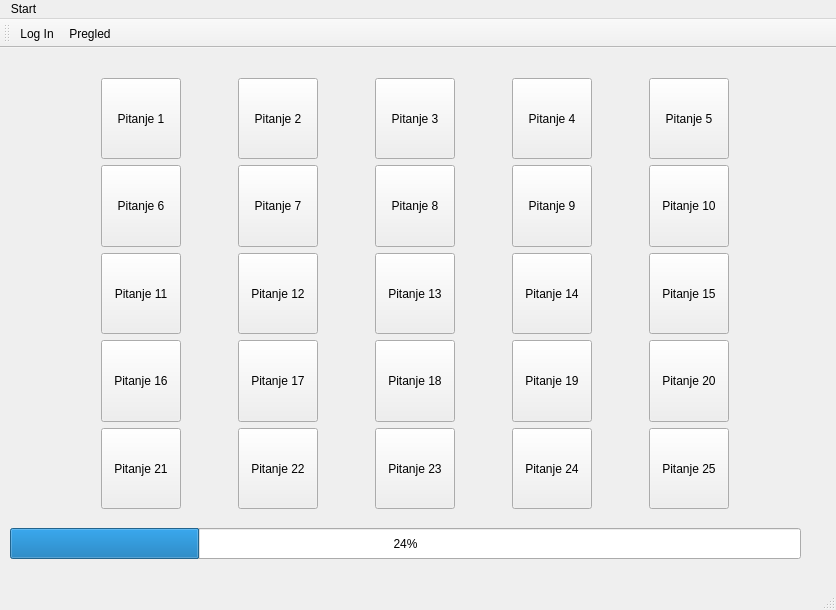
<?xml version="1.0" encoding="UTF-8"?>
<ui version="4.0">
 <class>MainWindow</class>
 <widget class="QMainWindow" name="MainWindow">
  <property name="geometry">
   <rect>
    <x>0</x>
    <y>0</y>
    <width>836</width>
    <height>610</height>
   </rect>
  </property>
  <property name="windowTitle">
   <string>MainWindow</string>
  </property>
  <widget class="QWidget" name="centralwidget">
   <widget class="QWidget" name="gridLayoutWidget">
    <property name="geometry">
     <rect>
      <x>50</x>
      <y>30</y>
      <width>731</width>
      <height>431</height>
     </rect>
    </property>
    <property name="sizePolicy">
     <sizepolicy hsizetype="Maximum" vsizetype="Preferred">
      <horstretch>0</horstretch>
      <verstretch>0</verstretch>
     </sizepolicy>
    </property>
    <layout class="QGridLayout" name="gridLayout">
     <property name="sizeConstraint">
      <enum>QLayout::SetDefaultConstraint</enum>
     </property>
     <item row="2" column="0">
      <widget class="QPushButton" name="pushButton_11">
       <property name="sizePolicy">
        <sizepolicy hsizetype="Maximum" vsizetype="Preferred">
         <horstretch>0</horstretch>
         <verstretch>0</verstretch>
        </sizepolicy>
       </property>
       <property name="text">
        <string>Pitanje 11</string>
       </property>
      </widget>
     </item>
     <item row="0" column="2">
      <widget class="QPushButton" name="pushButton_3">
       <property name="sizePolicy">
        <sizepolicy hsizetype="Maximum" vsizetype="Preferred">
         <horstretch>0</horstretch>
         <verstretch>0</verstretch>
        </sizepolicy>
       </property>
       <property name="text">
        <string>Pitanje 3</string>
       </property>
      </widget>
     </item>
     <item row="1" column="2">
      <widget class="QPushButton" name="pushButton_8">
       <property name="sizePolicy">
        <sizepolicy hsizetype="Maximum" vsizetype="Preferred">
         <horstretch>0</horstretch>
         <verstretch>0</verstretch>
        </sizepolicy>
       </property>
       <property name="text">
        <string>Pitanje 8</string>
       </property>
      </widget>
     </item>
     <item row="1" column="1">
      <widget class="QPushButton" name="pushButton_7">
       <property name="sizePolicy">
        <sizepolicy hsizetype="Maximum" vsizetype="Preferred">
         <horstretch>0</horstretch>
         <verstretch>0</verstretch>
        </sizepolicy>
       </property>
       <property name="text">
        <string>Pitanje 7</string>
       </property>
      </widget>
     </item>
     <item row="1" column="4">
      <widget class="QPushButton" name="pushButton_10">
       <property name="sizePolicy">
        <sizepolicy hsizetype="Maximum" vsizetype="Preferred">
         <horstretch>0</horstretch>
         <verstretch>0</verstretch>
        </sizepolicy>
       </property>
       <property name="text">
        <string>Pitanje 10</string>
       </property>
      </widget>
     </item>
     <item row="1" column="0">
      <widget class="QPushButton" name="pushButton_6">
       <property name="sizePolicy">
        <sizepolicy hsizetype="Maximum" vsizetype="Preferred">
         <horstretch>0</horstretch>
         <verstretch>0</verstretch>
        </sizepolicy>
       </property>
       <property name="text">
        <string>Pitanje 6</string>
       </property>
      </widget>
     </item>
     <item row="0" column="0">
      <widget class="QPushButton" name="pushButton_1">
       <property name="sizePolicy">
        <sizepolicy hsizetype="Maximum" vsizetype="Preferred">
         <horstretch>0</horstretch>
         <verstretch>0</verstretch>
        </sizepolicy>
       </property>
       <property name="text">
        <string>Pitanje 1</string>
       </property>
      </widget>
     </item>
     <item row="0" column="3">
      <widget class="QPushButton" name="pushButton_4">
       <property name="sizePolicy">
        <sizepolicy hsizetype="Maximum" vsizetype="Preferred">
         <horstretch>0</horstretch>
         <verstretch>0</verstretch>
        </sizepolicy>
       </property>
       <property name="text">
        <string>Pitanje 4</string>
       </property>
      </widget>
     </item>
     <item row="1" column="3">
      <widget class="QPushButton" name="pushButton_9">
       <property name="sizePolicy">
        <sizepolicy hsizetype="Maximum" vsizetype="Preferred">
         <horstretch>0</horstretch>
         <verstretch>0</verstretch>
        </sizepolicy>
       </property>
       <property name="text">
        <string>Pitanje 9</string>
       </property>
      </widget>
     </item>
     <item row="3" column="1">
      <widget class="QPushButton" name="pushButton_17">
       <property name="sizePolicy">
        <sizepolicy hsizetype="Maximum" vsizetype="Preferred">
         <horstretch>0</horstretch>
         <verstretch>0</verstretch>
        </sizepolicy>
       </property>
       <property name="text">
        <string>Pitanje 17</string>
       </property>
      </widget>
     </item>
     <item row="0" column="4">
      <widget class="QPushButton" name="pushButton_5">
       <property name="sizePolicy">
        <sizepolicy hsizetype="Maximum" vsizetype="Preferred">
         <horstretch>0</horstretch>
         <verstretch>0</verstretch>
        </sizepolicy>
       </property>
       <property name="text">
        <string>Pitanje 5</string>
       </property>
      </widget>
     </item>
     <item row="2" column="4">
      <widget class="QPushButton" name="pushButton_15">
       <property name="sizePolicy">
        <sizepolicy hsizetype="Maximum" vsizetype="Preferred">
         <horstretch>0</horstretch>
         <verstretch>0</verstretch>
        </sizepolicy>
       </property>
       <property name="text">
        <string>Pitanje 15</string>
       </property>
      </widget>
     </item>
     <item row="2" column="1">
      <widget class="QPushButton" name="pushButton_12">
       <property name="sizePolicy">
        <sizepolicy hsizetype="Maximum" vsizetype="Preferred">
         <horstretch>0</horstretch>
         <verstretch>0</verstretch>
        </sizepolicy>
       </property>
       <property name="text">
        <string>Pitanje 12</string>
       </property>
      </widget>
     </item>
     <item row="0" column="1">
      <widget class="QPushButton" name="pushButton_2">
       <property name="sizePolicy">
        <sizepolicy hsizetype="Maximum" vsizetype="Preferred">
         <horstretch>0</horstretch>
         <verstretch>0</verstretch>
        </sizepolicy>
       </property>
       <property name="text">
        <string>Pitanje 2</string>
       </property>
      </widget>
     </item>
     <item row="2" column="2">
      <widget class="QPushButton" name="pushButton_13">
       <property name="sizePolicy">
        <sizepolicy hsizetype="Maximum" vsizetype="Preferred">
         <horstretch>0</horstretch>
         <verstretch>0</verstretch>
        </sizepolicy>
       </property>
       <property name="text">
        <string>Pitanje 13</string>
       </property>
      </widget>
     </item>
     <item row="2" column="3">
      <widget class="QPushButton" name="pushButton_14">
       <property name="sizePolicy">
        <sizepolicy hsizetype="Maximum" vsizetype="Preferred">
         <horstretch>0</horstretch>
         <verstretch>0</verstretch>
        </sizepolicy>
       </property>
       <property name="text">
        <string>Pitanje 14</string>
       </property>
      </widget>
     </item>
     <item row="4" column="1">
      <widget class="QPushButton" name="pushButton_22">
       <property name="sizePolicy">
        <sizepolicy hsizetype="Maximum" vsizetype="Preferred">
         <horstretch>0</horstretch>
         <verstretch>0</verstretch>
        </sizepolicy>
       </property>
       <property name="text">
        <string>Pitanje 22</string>
       </property>
      </widget>
     </item>
     <item row="4" column="0">
      <widget class="QPushButton" name="pushButton_21">
       <property name="sizePolicy">
        <sizepolicy hsizetype="Maximum" vsizetype="Preferred">
         <horstretch>0</horstretch>
         <verstretch>0</verstretch>
        </sizepolicy>
       </property>
       <property name="text">
        <string>Pitanje 21</string>
       </property>
      </widget>
     </item>
     <item row="3" column="0">
      <widget class="QPushButton" name="pushButton_16">
       <property name="sizePolicy">
        <sizepolicy hsizetype="Maximum" vsizetype="Preferred">
         <horstretch>0</horstretch>
         <verstretch>0</verstretch>
        </sizepolicy>
       </property>
       <property name="text">
        <string>Pitanje 16</string>
       </property>
      </widget>
     </item>
     <item row="3" column="2">
      <widget class="QPushButton" name="pushButton_18">
       <property name="sizePolicy">
        <sizepolicy hsizetype="Maximum" vsizetype="Preferred">
         <horstretch>0</horstretch>
         <verstretch>0</verstretch>
        </sizepolicy>
       </property>
       <property name="text">
        <string>Pitanje 18</string>
       </property>
      </widget>
     </item>
     <item row="4" column="2">
      <widget class="QPushButton" name="pushButton_23">
       <property name="sizePolicy">
        <sizepolicy hsizetype="Maximum" vsizetype="Preferred">
         <horstretch>0</horstretch>
         <verstretch>0</verstretch>
        </sizepolicy>
       </property>
       <property name="text">
        <string>Pitanje 23</string>
       </property>
      </widget>
     </item>
     <item row="3" column="3">
      <widget class="QPushButton" name="pushButton_19">
       <property name="sizePolicy">
        <sizepolicy hsizetype="Maximum" vsizetype="Preferred">
         <horstretch>0</horstretch>
         <verstretch>0</verstretch>
        </sizepolicy>
       </property>
       <property name="text">
        <string>Pitanje 19</string>
       </property>
      </widget>
     </item>
     <item row="4" column="3">
      <widget class="QPushButton" name="pushButton_24">
       <property name="sizePolicy">
        <sizepolicy hsizetype="Maximum" vsizetype="Preferred">
         <horstretch>0</horstretch>
         <verstretch>0</verstretch>
        </sizepolicy>
       </property>
       <property name="text">
        <string>Pitanje 24</string>
       </property>
      </widget>
     </item>
     <item row="3" column="4">
      <widget class="QPushButton" name="pushButton_20">
       <property name="sizePolicy">
        <sizepolicy hsizetype="Maximum" vsizetype="Preferred">
         <horstretch>0</horstretch>
         <verstretch>0</verstretch>
        </sizepolicy>
       </property>
       <property name="text">
        <string>Pitanje 20</string>
       </property>
      </widget>
     </item>
     <item row="4" column="4">
      <widget class="QPushButton" name="pushButton_25">
       <property name="sizePolicy">
        <sizepolicy hsizetype="Maximum" vsizetype="Preferred">
         <horstretch>0</horstretch>
         <verstretch>0</verstretch>
        </sizepolicy>
       </property>
       <property name="text">
        <string>Pitanje 25</string>
       </property>
      </widget>
     </item>
    </layout>
   </widget>
   <widget class="QProgressBar" name="progressBar">
    <property name="geometry">
     <rect>
      <x>10</x>
      <y>480</y>
      <width>791</width>
      <height>31</height>
     </rect>
    </property>
    <property name="value">
     <number>24</number>
    </property>
   </widget>
  </widget>
  <widget class="QMenuBar" name="menubar">
   <property name="geometry">
    <rect>
     <x>0</x>
     <y>0</y>
     <width>836</width>
     <height>26</height>
    </rect>
   </property>
   <widget class="QMenu" name="menuStart">
    <property name="title">
     <string>Start</string>
    </property>
    <addaction name="actionLog_In"/>
    <addaction name="actionPregled"/>
   </widget>
   <addaction name="menuStart"/>
  </widget>
  <widget class="QStatusBar" name="statusbar"/>
  <widget class="QToolBar" name="toolBar">
   <property name="windowTitle">
    <string>toolBar</string>
   </property>
   <attribute name="toolBarArea">
    <enum>TopToolBarArea</enum>
   </attribute>
   <attribute name="toolBarBreak">
    <bool>false</bool>
   </attribute>
   <addaction name="actionLog_In"/>
   <addaction name="actionPregled"/>
  </widget>
  <action name="actionLog_In">
   <property name="icon">
    <iconset resource="things.qrc">
     <normaloff>:/resursi/login.png</normaloff>:/resursi/login.png</iconset>
   </property>
   <property name="text">
    <string>Log In</string>
   </property>
  </action>
  <action name="actionPregled">
   <property name="icon">
    <iconset>
     <normaloff>../AdnanBabajicOP/overview.png</normaloff>../AdnanBabajicOP/overview.png</iconset>
   </property>
   <property name="text">
    <string>Pregled</string>
   </property>
  </action>
 </widget>
 <resources>
  <include location="things.qrc"/>
 </resources>
 <connections/>
</ui>
